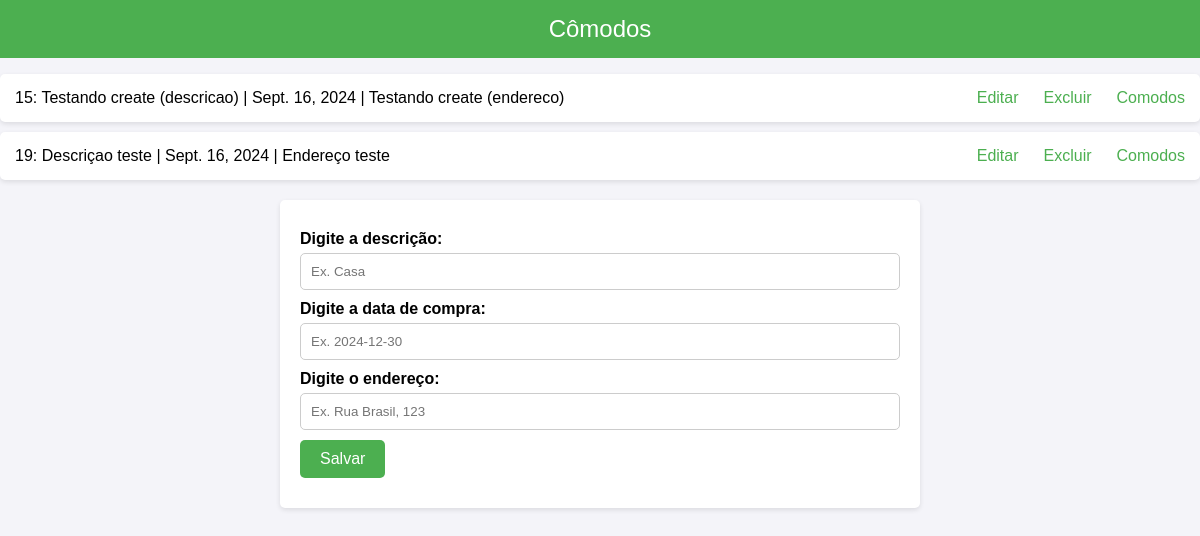
Page /imoveis/ on the earlier database version.
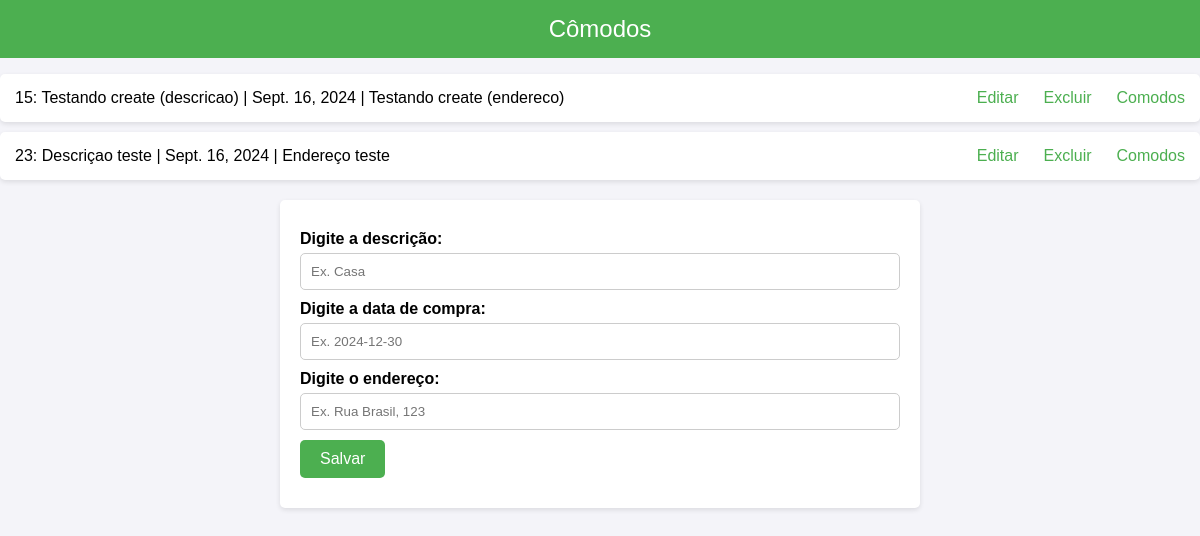
Same page on the later database version.
### imoveis/models.py (models this page shows, shortened)
class Imovel(models.Model):
  descricao = models.CharField(max_length=100)
  dataCompra = models.DateField()
  endereco = models.CharField(max_length=100)

### imoveis/views.py (the view)
# urls.py: 2. Add a URL to urlpatterns:  path('', views.home, name='home')
def home(request):
  imoveis = Imovel.objects.all()
  return render(request, 'index.html', {'imoveis': imoveis})

### imoveis/templates/index.html (shortened to what this page needs)
<!DOCTYPE html>
<html lang="en">
<head>
</head>
<body>
<header>
  <span style="text-align: center; display: block;">Cômodos</span>
</header>
  <ul>
    {% for imovel in imoveis %}
      <li>
        <span>{{imovel.id}}: {{imovel.descricao}} | {{imovel.dataCompra}} | {{imovel.endereco}}</span>
        <span class="actions">
          <a href="{% url 'editar' imovel.id %}">Editar</a>
          <a href="{% url 'delete' imovel.id %}">Excluir</a>
          <a href="{% url 'verComodos' imovel.id %}">Comodos</a>
        </span>
      </li>
    {% endfor %}
  </ul>
  <form action="{% url 'salvar' %}" method="POST">
    <p>
      <label>Digite a descrição: </label>
      <input type="text" name="descricao" placeholder="Ex. Casa" required>
    </p>
    <p>
      <label>Digite a data de compra: </label>
      <input type="text" name="dataCompra" placeholder="Ex. 2024-12-30" required>
    </p>
    <p>
      <label>Digite o endereço: </label>
      <input type="text" name="endereco" placeholder="Ex. Rua Brasil, 123" required>
    </p>
    <p>
      <button type="submit">Salvar</button>
    </p>
  </form>
</body>
</html>

### imoveis/templates/index.html (style rules this page uses)
body { font-family: Arial, sans-serif; background-color: #f4f4f9; margin: 0; padding: 0; }
header { background-color: #4CAF50; color: white; padding: 15px; text-align: center; font-size: 24px; }
ul { list-style-type: none; padding: 0; }
li { background-color: white; margin: 10px 0; padding: 15px; border-radius: 5px; box-shadow: 0 2px 5px rgba(0, 0, 0, 0.1); display: flex; justify-content: space-between; align-items: center; }
li a { color: #4CAF50; text-decoration: none; margin-left: 15px; }
form { background-color: white; margin: 20px auto; padding: 20px; border-radius: 5px; box-shadow: 0 2px 5px rgba(0, 0, 0, 0.1); max-width: 600px; }
form p { margin: 10px 0; }
label { display: block; margin-bottom: 5px; font-weight: bold; }
input[type="text"] { width: 100%; padding: 10px; border: 1px solid #ccc; border-radius: 5px; box-sizing: border-box; }
button[type="submit"] { background-color: #4CAF50; color: white; border: none; padding: 10px 20px; border-radius: 5px; cursor: pointer; font-size: 16px; }
.actions { display: flex; gap: 10px; }

Differences in the rows shown:
removed Imovel: id "19", descricao "Descriçao teste", dataCompra "Sept. 16, 2024", endereco "Endereço teste"
added Imovel: id "23", descricao "Descriçao teste", dataCompra "Sept. 16, 2024", endereco "Endereço teste"
